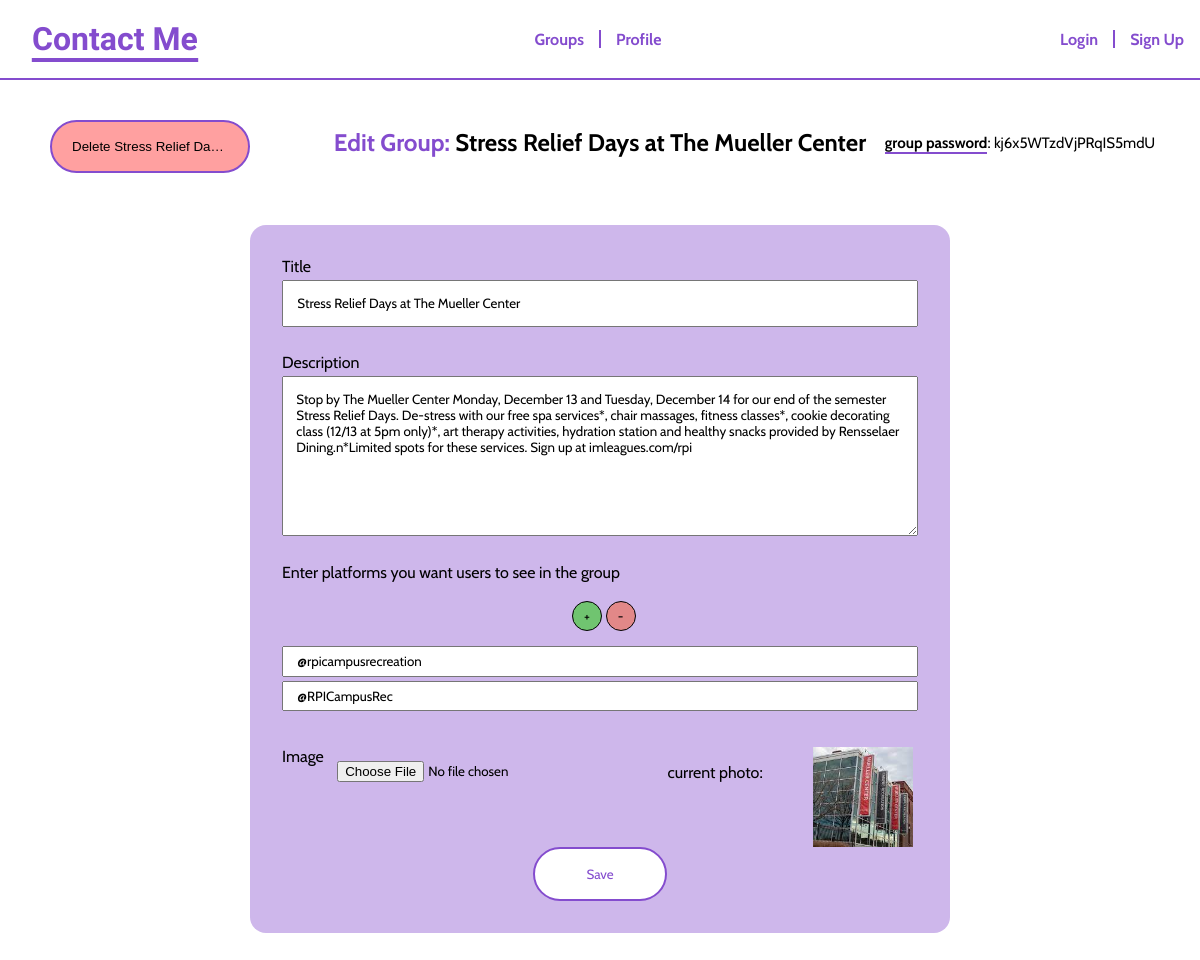
The page /create-alter-group.php?group=Stress Relief Days at The Mueller Center (signed in) on the database its author committed.
### tables this page shows
CREATE TABLE `groups` (
  `groupid` int(11) NOT NULL,
  `title` varchar(255) NOT NULL,
  `description` longtext DEFAULT NULL,
  `created_by` int(11) NOT NULL,
  `photo_location` longtext NOT NULL DEFAULT 'uploads/48724i2bsakfnsaoidjfoqijwr82104182jdsaf;oj31u4.jpeg',
  `group_password` varchar(255) NOT NULL,
  `whitelist` longtext NOT NULL
);

### create-alter-group.php (the view, shortened to what this page needs)
<?php
  if (isset($_SESSION['username'])) {
?>
<!DOCTYPE html>
<html lang="en">
<head>
  <link rel="stylesheet" href="./src/styles/style.css">
  <link rel="stylesheet" href="./src/styles/create-alter-groups.css">
</head>
<?php
  $dbusername= "root";
  $dbpassword = "group2websys";
  $conn = new PDO('mysql:host=localhost;dbname=contactme',$dbusername, $dbpassword, array(PDO::MYSQL_ATTR_FOUND_ROWS => true));
  if (isset($_GET['group'])){
    $title = $_GET['group'];
    $stmt= "SELECT * FROM groups WHERE title = :title";
    $group = $conn->prepare($stmt);
    $group->execute(array(':title' => $title));
    $group = $group->fetch();
    $description = $group['description'];
    $photoLocation = $group['photo_location'];
    $groupPassword = $group['group_password'];
    $groupid = $group['groupid'];
    $whitelist = $group['whitelist'];
?>
<body>
  <section id="edit-form">
    <h1><span>Edit Group:</span> <?php echo($title); ?></h1>
    <?php
        echo("<p id='group-password'><span>group password</span>: $groupPassword</p>");
        echo("<form id='delete-form' method='post' action='delete-group.php?group=$groupid'><button id='delete-btn'>Delete $title</button></form>");
    ?>
    <form id="group-form" method="post" action="update-group.php?group=<?php echo($title); ?>" enctype="multipart/form-data" >
      <label for="title">Title</label>
      <input id="title" name="title" type="text" value="<?php echo($title); ?>">
      <label for="description">Description</label>
      <textarea id="description" name="description" cols="30" rows="10"><?php echo($description); ?></textarea>
      <div id="platform-container">
        <label for="platform">Enter platforms you want users to see in the group</label>
        <button id="new-media" type="button">+</button>
        <button id="del-media" type="button">-</button>
        <?php
          $whitelist = json_decode($whitelist, true);
          foreach ($whitelist as $platform) {
            echo ("<input type='text' class='platform' size='40' value='$platform' name='platform[]' placeholder='platform'/>");
          }
        ?>
      </div>
      <div id="img-content">
        <label for="img">Image</label>
        <input type="file" id="img" name="img" src="./src/img/activities_fair.jpg" accept="image/*">
        <p id="current-photo-p">current photo:</p>
        <img id='current-photo' src="<?php echo($photoLocation); ?>" alt="image of <?php echo($title); ?>">
      </div>
      <button id= "save">Save</button>
    </form>
  </section>
</body>
</html>
<?php
  }
?>
<?php
  } else {
    header("Location: login.php?error=You must be logged in to access the groups page!");
    exit();
  }
?>

### src/styles/style.css (style rules this page uses)
:root { --clr-dark: #000000; --clr-light: #ffffff; --clr-accent: #844cce; --clr--accent-compliment: #96CE4C; --fw-normal: 400; --fw-bold: 700; --f-logo: 'Kalam', cursive; }
body, html { margin: 0; padding: 0; min-height: 100%; width: 100%; font-family: 'Cabin', sans-serif; background-color: var(--clr-light); color: var(--clr-dark) }
*, *::before, *::after { box-sizing: border-box; }

### src/styles/create-alter-groups.css (style rules this page uses)
#edit-form { display: flex; flex-direction: column; align-items: center; }
h1 { margin-top: 2em; }
h1 span { color: var(--clr-accent); }
#group-form { width: 700px; margin-top: 0; position: relative; padding: 2em; margin-bottom: 4em; z-index: 3; display: flex; flex-direction: column; }
#group-form::after { z-index: 1; content: ''; width: 100%; height: 100%; position: absolute; border-radius: 1em; top: 0; left: 0; background-color: var(--clr-accent); opacity: .4; }
#group-form * { display: block; position: relative; z-index: 4; font-family: 'Cabin', sans-serif; }
label { padding-bottom: 4px; }
input { width: 100%; margin-bottom: 2em; outline: none; padding: 1em; }
#description { margin-bottom: 2em; padding: 1em; height: 160px; width: 100%; outline: none; overflow: auto; }
#save { width: 10em; height: 4em; border: 2px solid var(--clr-accent); border-radius: 100vw; text-align: left; cursor: pointer; background-color: var(--clr-light); color: var(--clr-accent); text-align: center; align-self: center; }
#group-password { position: relative; left: 420px; top: -58px; font-size: 15px; }
#group-password span { font-weight: bold; border-bottom: 2px solid var(--clr-accent); }
#current-photo { overflow: hidden; object-fit: cover; width: 100px; height: 100px; display: inline; }
#current-photo-p { width: fit-content; display: inline; margin-right: 50px; }
#img-content { display: flex; flex: row; }
#img { width: fit-content; }
#delete-form { position: absolute; left: 50px; top: 120px; }
#delete-btn { width: 200px; text-overflow: ellipsis; overflow: hidden; white-space: nowrap; height: 4em; border: 2px solid var(--clr-accent); border-radius: 100vw; cursor: pointer; background-color: rgba(255, 58, 58, 0.479); color: black; text-align: center; display: inline; padding: 0 20px; }
#new-media { background-color: rgb(112, 196, 112); margin: 15px 0; margin-left: 290px; }
#del-media { background-color: rgb(226, 136, 136); }
#new-media, #del-media { display: inline; width: 30px; height: 30px; border-radius: 50%; border: solid 1px black; cursor: pointer; color: black; }
.platform { margin-top: 0; margin-bottom: 4px; height: 20px; }
#platform-container { margin-bottom: 2em; }

### rows shown on the page
groups: group_password "kj6x5WTzdVjPRqIS5mdU", description "Stop by The Mueller Center Monday, December 13 and Tuesday, December 14 for our end of the semester Stress Relief Days. De-stress with our free spa services*, chair massages, fitness classes*, cookie decorating class (12/13 at 5pm only)*, art therapy activities, hydration station and healthy snacks provided by Rensselaer Dining.n*Limited spots for these services. Sign up at imleagues.com/rpi", whitelist "@rpicampusrecreation", whitelist "@RPICampusRec", photo_location (picture)

### other values the page prints
$title "Stress Relief Days at The Mueller Center"
$title "Stress Relief Da…"
